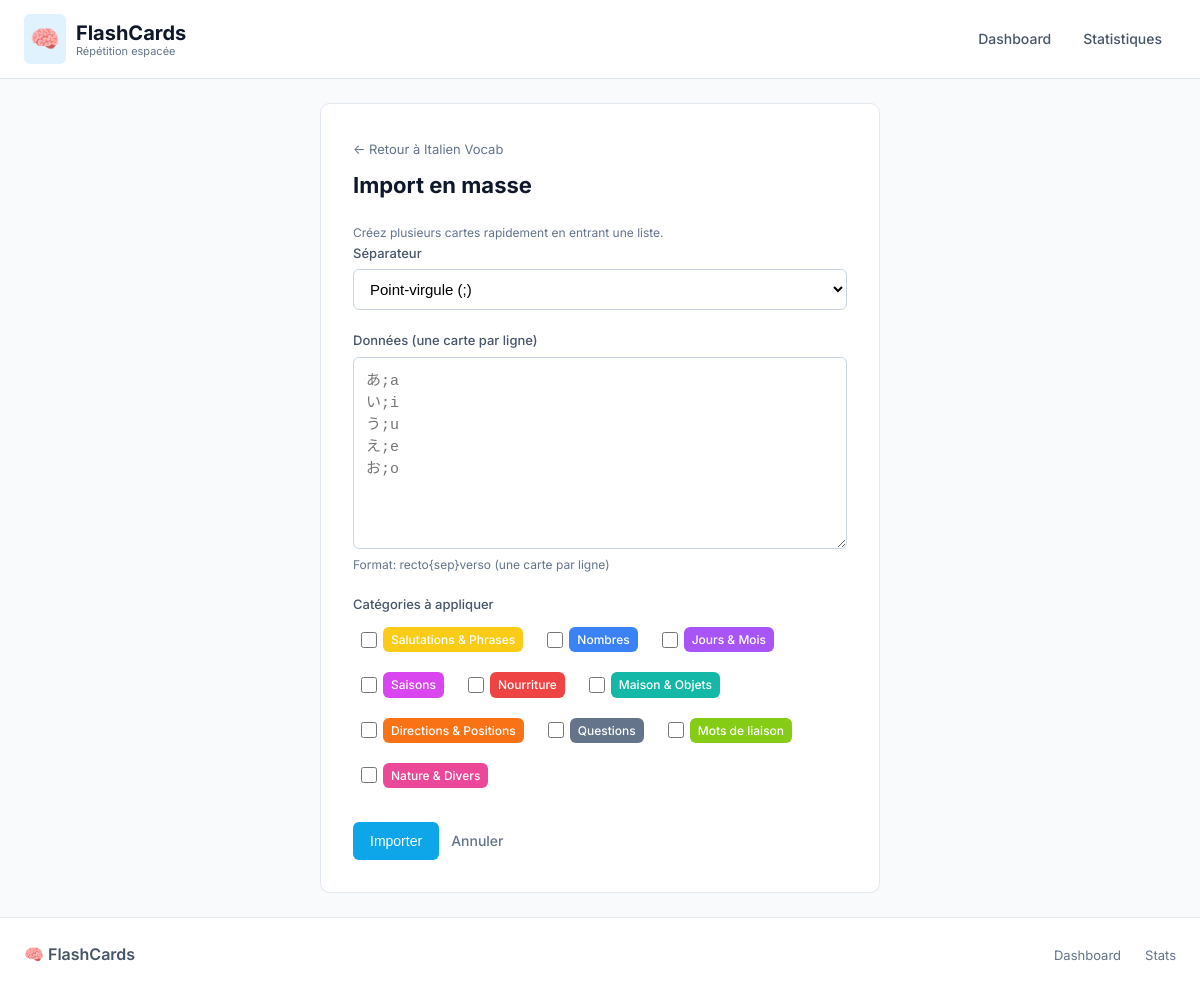
The app's page /cards/bulk-create/1 (signed in) with its own data.
### app/models.py (models this page shows, shortened)
class Deck(db.Model):
    id = db.Column(db.Integer, primary_key=True)
    user_id = db.Column(db.Integer, db.ForeignKey('user.id'), nullable=False)
    name = db.Column(db.String(200), nullable=False)
    description = db.Column(db.Text)
    created_at = db.Column(db.DateTime, default=datetime.utcnow)
    cards = db.relationship('Card', backref='deck', lazy=True, cascade='all, delete-orphan')
    categories = db.relationship('Category', backref='deck', lazy=True, cascade='all, delete-orphan')

class Category(db.Model):
    id = db.Column(db.Integer, primary_key=True)
    deck_id = db.Column(db.Integer, db.ForeignKey('deck.id'), nullable=False)
    name = db.Column(db.String(100), nullable=False)
    color = db.Column(db.String(7), default='#3498db')  # Hex color

### app/routes/cards.py (the view, shortened to what this page needs)
@bp.route('/bulk-create/<int:deck_id>', methods=['GET', 'POST'])
def bulk_create(deck_id):
    deck = Deck.query.get_or_404(deck_id)
    return render_template('cards/bulk.html', deck=deck)

### app/templates/cards/bulk.html (shortened to what this page needs)
{% extends 'base.html' %}
{% block content %}
<div class="form-page">
    <a href="{{ url_for('decks.view_deck', deck_id=deck.id) }}" class="back-link">← Retour à {{ deck.name }}</a>
    <h1>Import en masse</h1>
    <p class="hint">Créez plusieurs cartes rapidement en entrant une liste.</p>
    <form method="POST" class="form">
        <div class="form-group">
            <label for="separator">Séparateur</label>
            <select id="separator" name="separator">
                <option value=";">Point-virgule (;)</option>
            </select>
        </div>
        <div class="form-group">
            <label for="data">Données (une carte par ligne)</label>
            <textarea id="data" name="data" rows="10" required
                placeholder="あ;a&#10;い;i&#10;う;u&#10;え;e&#10;お;o"></textarea>
            <p class="field-hint">Format: recto{{ '{sep}' }}verso (une carte par ligne)</p>
        </div>
        {% if deck.categories %}
        <div class="form-group">
            <label>Catégories à appliquer</label>
            <div class="checkbox-group">
                {% for category in deck.categories %}
                <label class="checkbox-label">
                    <input type="checkbox" name="categories" value="{{ category.id }}">
                    <span class="category-badge" style="background-color: {{ category.color }}">{{ category.name
                        }}</span>
                </label>
                {% endfor %}
            </div>
        </div>
        {% endif %}
        <div class="form-actions">
            <button type="submit" class="btn btn-primary">Importer</button>
            <a href="{{ url_for('decks.view_deck', deck_id=deck.id) }}" class="btn btn-link">Annuler</a>
        </div>
    </form>
</div>
{% endblock %}

### app/static/css/style.css (style rules this page uses)
:root { --primary: #0ea5e9; --primary-dark: #0284c7; --primary-light: #38bdf8; --primary-subtle: #e0f2fe; --accent: #14b8a6; --accent-light: #5eead4; --success: #22c55e; --success-light: #86efac; --danger: #f43f5e; --danger-light: #fda4af; --warning: #eab308; --info: #06b6d4; --dark: #0f172a; --dark-secondary: #1e293b; --gray-900: #334155; --gray-700: #475569; --gray-500: #64748b; --gray-400: #94a3b8; --gray-300: #cbd5e1; --gray-200: #e2e8f0; --gray-100: #f1f5f9; --gray-50: #f8fafc; --white: #ffffff; --stat-due: #f43f5e; --stat-new: #0ea5e9; --stat-learning: #eab308; --stat-mastered: #22c55e; --radius: 10px; --radius-lg: 14px; --radius-sm: 6px; --shadow-sm: 0 1px 2px rgba(0, 0, 0, 0.05); --shadow: 0 1px 3px rgba(0, 0, 0, 0.1), 0 1px 2px rgba(0, 0, 0, 0.06); --shadow-md: 0 4px 6px -1px rgba(0, 0, 0, 0.1), 0 2px 4px -1px rgba(0, 0, 0, 0.06); --shadow-lg: 0 10px 15px -3px rgba(0, 0, 0, 0.1), 0 4px 6px -2px rgba(0, 0, 0, 0.05); }
* { box-sizing: border-box; margin: 0; padding: 0; }
body { font-family: 'Inter', -apple-system, BlinkMacSystemFont, 'Segoe UI', Roboto, sans-serif; background: var(--gray-50); color: var(--dark); line-height: 1.6; min-height: 100vh; display: flex; flex-direction: column; }
a { color: var(--primary); text-decoration: none; }
.btn { display: inline-flex; align-items: center; justify-content: center; gap: 0.375rem; padding: 0.5rem 1rem; border: 1px solid transparent; border-radius: var(--radius-sm); cursor: pointer; text-decoration: none; font-size: 0.875rem; font-weight: 500; transition: all 0.15s ease; text-align: center; }
.btn-primary { background: var(--primary); color: var(--white); }
.btn-link { background: none; color: var(--gray-500); padding: 0.5rem 0; border: none; }
.back-link { color: var(--gray-500); text-decoration: none; display: inline-flex; align-items: center; gap: 0.25rem; margin-bottom: 0.5rem; font-size: 0.8125rem; }
.category-badge { display: inline-block; padding: 0.1875rem 0.5rem; border-radius: var(--radius-sm); color: var(--white); font-size: 0.75rem; font-weight: 500; }
.form-page { max-width: 560px; margin: 0 auto; background: var(--white); padding: 2rem; border-radius: var(--radius); border: 1px solid var(--gray-200); }
.form-page h1 { font-size: 1.375rem; margin-bottom: 1.25rem; }
.form { display: flex; flex-direction: column; gap: 1.25rem; }
.form-group { display: flex; flex-direction: column; gap: 0.375rem; }
.form-group label { font-weight: 500; font-size: 0.8125rem; color: var(--gray-700); }
.form-group input[type="text"], .form-group input[type="email"], .form-group textarea, .form-group select { padding: 0.625rem 0.75rem; border: 1px solid var(--gray-300); border-radius: var(--radius-sm); font-size: 0.9375rem; transition: all 0.15s ease; background: var(--white); }
.form-actions { display: flex; gap: 0.75rem; flex-wrap: wrap; margin-top: 0.5rem; }
.checkbox-group { display: flex; flex-wrap: wrap; gap: 0.5rem; }
.checkbox-label { display: flex; align-items: center; gap: 0.375rem; cursor: pointer; padding: 0.375rem 0.5rem; border-radius: var(--radius-sm); transition: background 0.15s; font-size: 0.875rem; }
.checkbox-label input[type="checkbox"] { width: 16px; height: 16px; accent-color: var(--primary); }
.hint, .field-hint { color: var(--gray-500); font-size: 0.75rem; }
.btn, .review-btn, .flashcard, .option-item { -webkit-user-select: none; user-select: none; }

### records on screen
Deck: name "Italien Vocab"
Category: name "Salutations & Phrases"
Category: name "Nombres"
Category: name "Jours & Mois"
Category: name "Saisons"
Category: name "Nourriture"
Category: name "Maison & Objets"
Category: name "Directions & Positions"
Category: name "Questions"
Category: name "Mots de liaison"
Category: name "Nature & Divers"

### other values on screen
{{ '{sep}' }} "{sep}"
